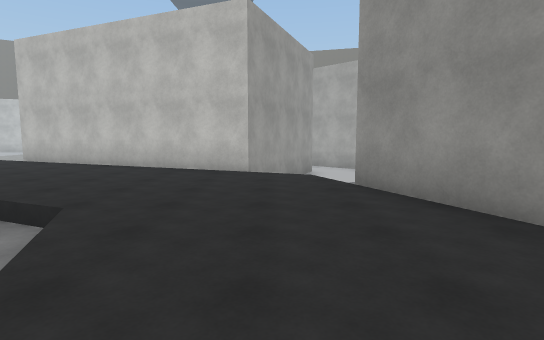
View 1 (above)

24 first-person views from a walk through a Unity game level. The camera is 1.5 m above the floor, tilts 6° down and sees 80° across. The floor is counted in squares, 2 m on a side. Each view is taken from the middle of a square. On the plan, view 1 faces up. The plan holds only what a view shows up to about 11 squares ahead; the rest is blank. The place goes on beyond the plan. Some surface patterns are stand-ins.

View 2
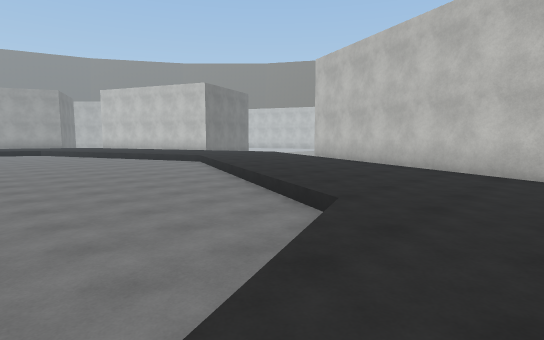

View 3
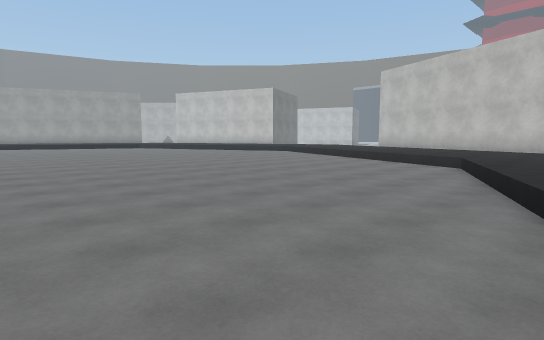

View 4
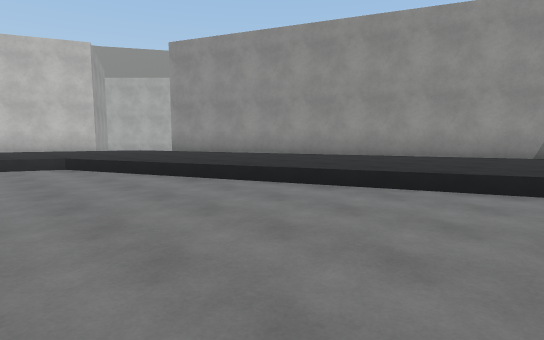

View 5
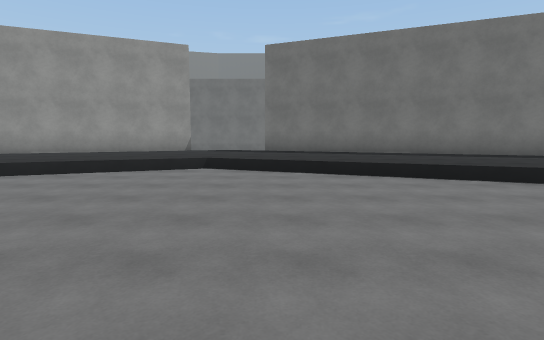

View 6
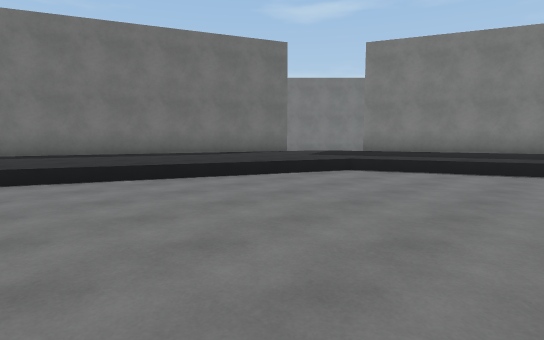

View 7
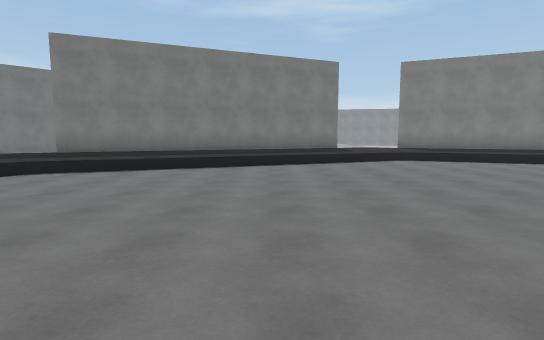

View 8
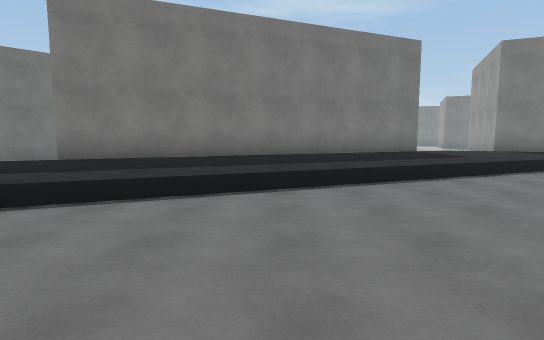

View 9
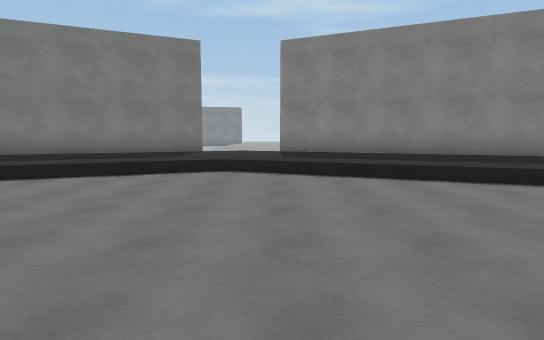

View 10
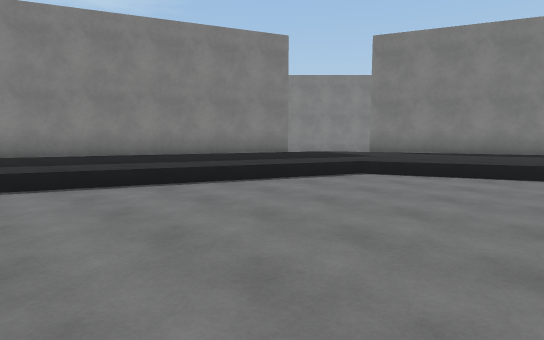

View 11
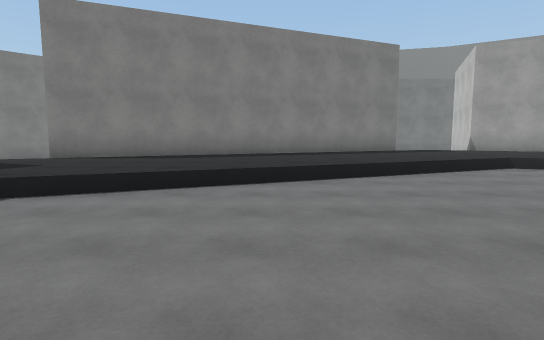

View 12
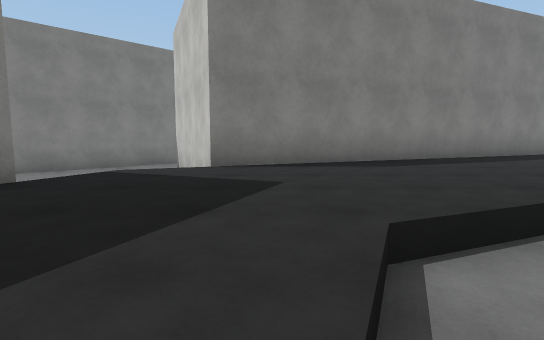

View 13
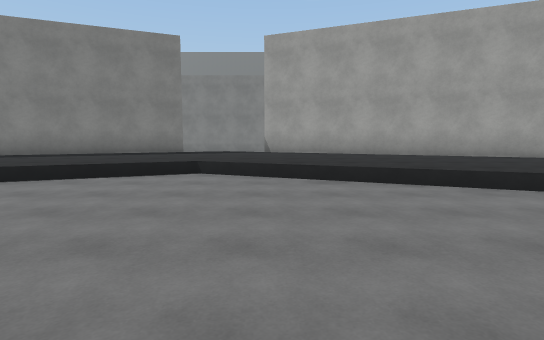

View 14
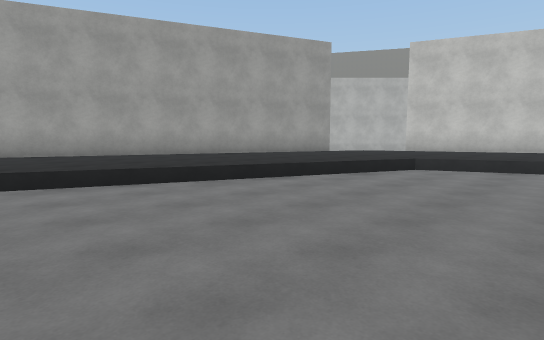

View 15
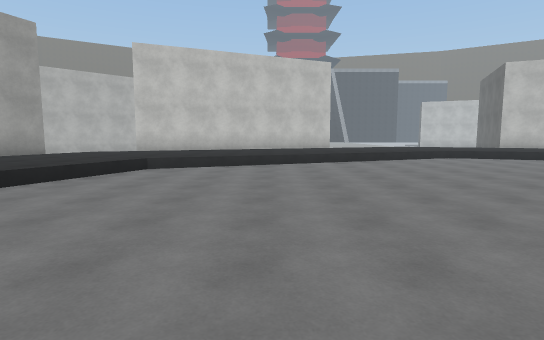

View 16
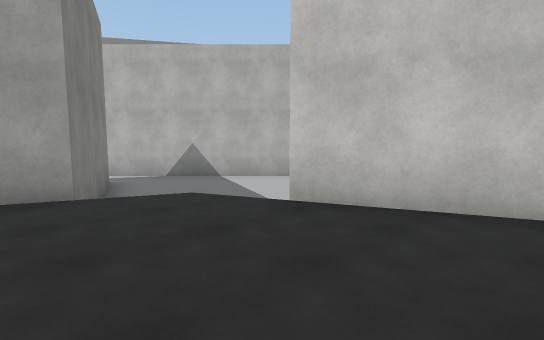

View 17
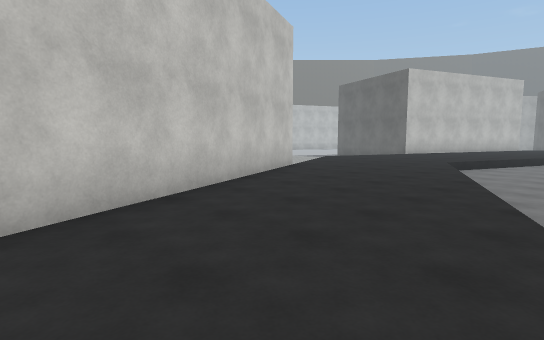

View 18
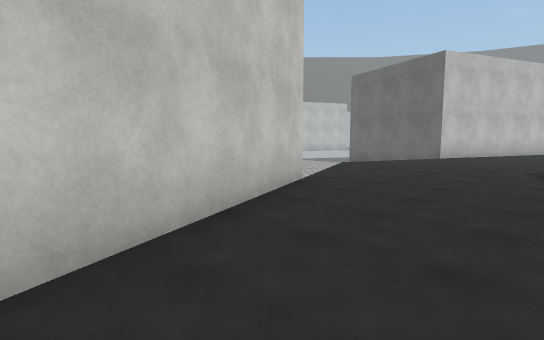

View 19
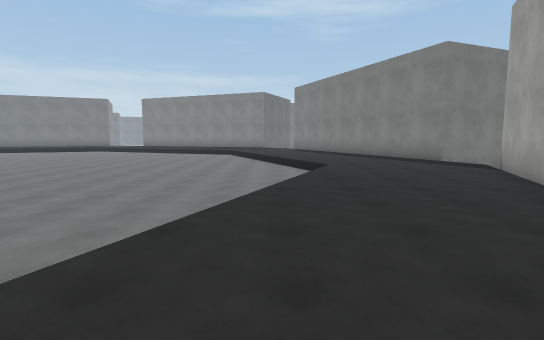

View 20
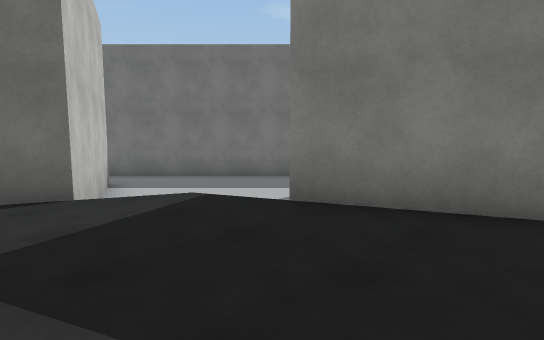

View 21
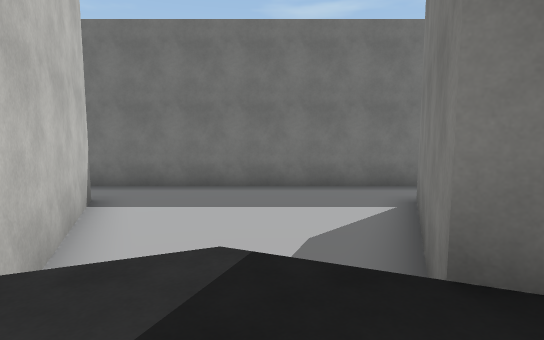

View 22
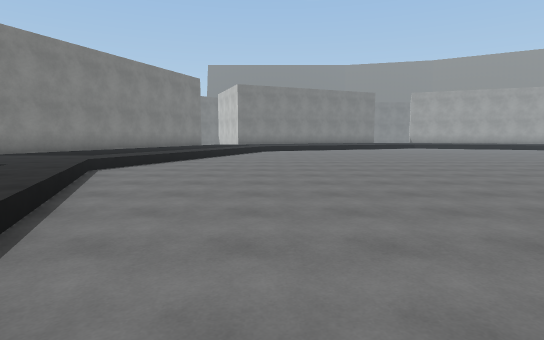

View 23
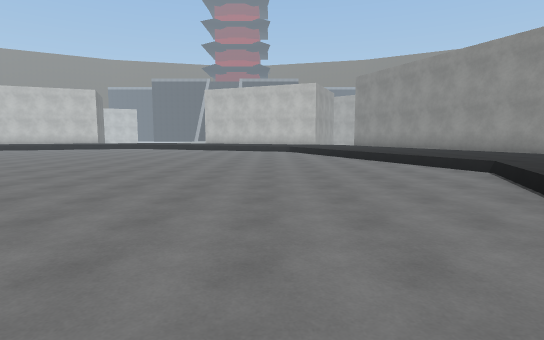

View 24
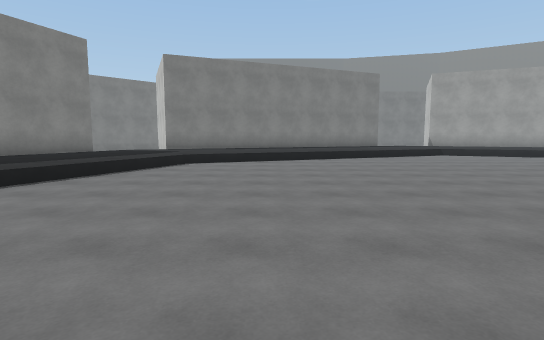

### Floor plan
Key: @ floor where view 1 was taken; # wall or solid block; . main floor; : floor 0.5 m higher than the main floor; - floor 0.5 m lower than the main floor; / step, stairs or slope; = window, fence, low wall or low ledge.
Columns run from 30 left of view 1 to 8 right of it. Each row starts with its distance up from view 1.
 11    ##-           .///          #-
 10   ##---       ##=:::::=##      #-
  9  ##----     ###:::::::::###   #
  8 ##-----  ####:::::::::::::#####
  7  ----   -#:::::::::/:::::::::#-
  6   ###  =:::::::://...//::::::::
  5      ###::::::/........./::::::##
  4       #:::::/............./:::::#
  3      ##:::/................./:::##
  2      #::::...................::::#
  1     ##:::/.................../:::##
  0     #::::/.................../@:::#
 -1     #::::.....................::::#
 -2    ##:::/...................../:::##
 -3    #::::....... ...............::::#
 -4    #:::/....... .............../:::#
 -5    ::::/........     ........../::::
 -6    ::::/.........     ........./::::
 -7   ##:::/...........    ......../:::#
 -8 ####::::............   ........::::#
 -9    ##:::/............ ......../:::##
-10     #::::.....................::::#
-11     #::::/.................../::::#
-12     ##:::/.................../:::##
-13      #::::...................::::#
-14      ##:::/................./:::##
-15       #:::::/............./:::::#
-16      ##:::::::/........./:::::::###
-17   ###   :::::::://...//::::::::=--###
-18   -     -#:::::::::/:::::::::#--------
-19  #-      ####:::::::::::::#####------##
-20  ##--       ###:::::::::###   #-----##
-21   ##-         ###:::::###     ##---##
-22    #            ##///##        #--##

Where each view was taken, in squares from view 1:
view 1: 0 up, 0 right, facing up
view 2: 0 up, 0 right, facing up-left
view 3: 5 down, 0 right, facing up-left
view 4: 5 down, 4 left, facing up-right
view 5: 7 down, 6 left, facing right
view 6: 8 down, 6 left, facing down-right
view 7: 8 down, 7 left, facing down
view 8: 11 down, 5 left, facing down
view 9: 11 down, 12 left, facing down
view 10: 11 down, 14 left, facing down-left
view 11: 11 down, 16 left, facing left
view 12: 15 down, 18 left, facing left
view 13: 4 down, 17 left, facing left
view 14: 4 down, 17 left, facing up-left
view 15: 4 down, 17 left, facing up
view 16: 4 up, 19 left, facing up-left
view 17: 4 up, 21 left, facing up-right
view 18: 6 up, 19 left, facing up-right
view 19: 3 up, 22 left, facing down
view 20: 15 down, 3 left, facing down-right
view 21: 16 down, 1 left, facing down-right
view 22: 14 down, 4 left, facing left
view 23: 12 down, 3 left, facing up
view 24: 12 down, 11 left, facing left
